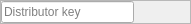
<?xml version="1.0" encoding="UTF-8"?>
<ui version="4.0">
 <class>CDbDistributorSelectorComponent</class>
 <widget class="QFrame" name="CDbDistributorSelectorComponent">
  <property name="geometry">
   <rect>
    <x>0</x>
    <y>0</y>
    <width>191</width>
    <height>24</height>
   </rect>
  </property>
  <property name="windowTitle">
   <string>Distributor selector</string>
  </property>
  <property name="frameShape">
   <enum>QFrame::StyledPanel</enum>
  </property>
  <property name="frameShadow">
   <enum>QFrame::Raised</enum>
  </property>
  <layout class="QGridLayout" name="gl_DistributorSelectorComponent">
   <property name="leftMargin">
    <number>0</number>
   </property>
   <property name="topMargin">
    <number>0</number>
   </property>
   <property name="rightMargin">
    <number>0</number>
   </property>
   <property name="bottomMargin">
    <number>0</number>
   </property>
   <item row="0" column="0">
    <widget class="QLineEdit" name="le_Distributor">
     <property name="placeholderText">
      <string>Distributor key</string>
     </property>
    </widget>
   </item>
   <item row="0" column="1">
    <widget class="QLabel" name="lbl_Description">
     <property name="minimumSize">
      <size>
       <width>50</width>
       <height>0</height>
      </size>
     </property>
     <property name="text">
      <string/>
     </property>
    </widget>
   </item>
  </layout>
 </widget>
 <resources/>
 <connections/>
</ui>
